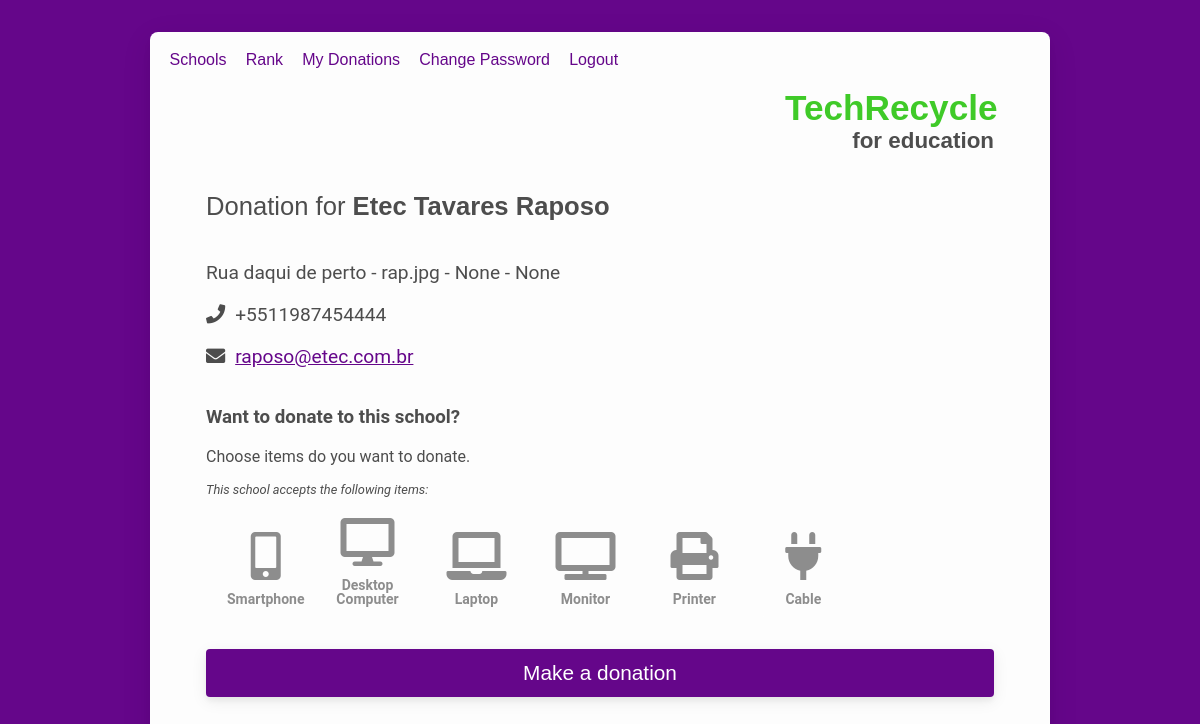
The app's page /school/2 (signed in), older data.
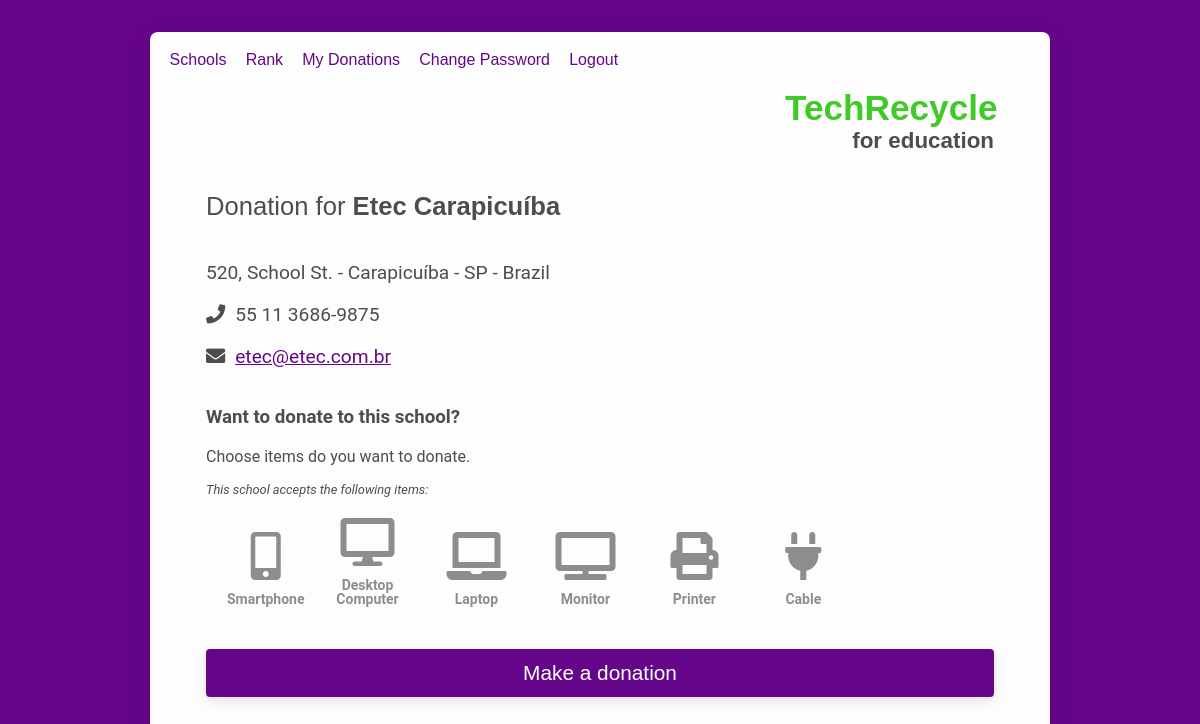
The same page, newer data.
### tables this page shows
CREATE TABLE "schools" (
	"id"	INTEGER,
	"name"	VARCHAR(255),
	"address"	VARCHAR(255),
	"city"	VARCHAR(255),
	"state"	VARCHAR(255),
	"country"	VARCHAR(255),
	"phone"	VARCHAR(20),
	"email"	VARCHAR(255),
	"password"	VARCHAR(255),
	"latitude"	Decimal(8, 6),
	"longitude"	Decimal(9, 6),
	"photo"	VARCHAR(255),
	PRIMARY KEY("id")
);

CREATE TABLE "school_items" (
	"id"	INTEGER,
	"school_id"	INTEGER NOT NULL,
	"item_id"	INTEGER NOT NULL,
	PRIMARY KEY("id" AUTOINCREMENT)
);

CREATE TABLE 'items' ( 'id' INTEGER PRIMARY KEY, 'name' VARCHAR(255), 'description' VARCHAR(255), 'icon' VARCHAR(255), 'scores' INTEGER );

### app.py (the view)
@app.route('/school/<schoolId>')
def ong(schoolId):
    if 'userId' in session:
        con = sql.connect(DATABASE)
        con.row_factory = sql.Row
        cursor = con.cursor()
        cursor.execute('SELECT * FROM `schools` WHERE id=?', [schoolId])
        school = cursor.fetchone()
        cursor.execute(
            'SELECT * FROM school_items INNER JOIN items ON items.id = school_items.item_id WHERE school_items.school_id=?', [schoolId])
        items = cursor.fetchall()
        return render_template('school.html', school=school, items=items)
    else:
        return redirect('/login')

### templates/school.html (shortened to what this page needs)
{% extends "layout.html" %} {% block link %}
<link rel="stylesheet" href="{{ url_for('static', filename='css/all.css') }}" />
{% endblock %} {% block pageTitle %} <span class="title">Donation for</span> {{
school['name'] }}{% endblock %} {% block content %}
<div id="school">
  <ul class="school-info">
    <li class="address">
      {{ school['address'] }} - {{ school['city'] }} - {{ school['state'] }} -
      {{ school['country'] }}
    </li>
    <li class="phone"><i class="fas fa-phone"> </i>{{ school['phone'] }}</li>
    <li class="email">
      <i class="fas fa-envelope"> </i
      ><a href="mailto:{{ school['email'] }}">{{ school['email'] }}</a>
    </li>
  </ul>
  <form action="/donate/{{ school['id'] }}" method="POST">
    <h3 class="marg-t marg-b">Want to donate to this school?</h3>
    <h4 class="marg-b normal">Choose items do you want to donate.</h4>
    <p class="descr">This school accepts the following items:</p>
    <div class="checks">
      <ul>
        {% for item in items %}
        <li>
          <label for="check-{{ item['name'] }}">
            <i class="fas {{ item['icon'] }} fa-3x">
              <h4 class="center">{{ item['name'] }}</h4>
            </i>
          </label>
        </li>
        {% endfor%}
      </ul>
    </div>
    <input type="submit" value="Make a donation" class="button solid" />
  </form>
</div>
{% endblock %}

### templates/layout.html (shortened to what this page needs)
<!DOCTYPE html>
<html lang="en">
  <head>
    <link
      rel="stylesheet"
      href="{{ url_for('static', filename='css/style.css') }}"
    />
    {% block link %} {% endblock %}
  </head>
  <body>
    <div id="wrapper">
      <header>
        <a href="/" class="full-brand">
          <h1 class="brand">TechRecycle</h1>
          <span>for education</span>
        </a>
        <nav>
          <ul>
            {% if session['userId'] and session['isSchool'] == undefined and
            session['isAdmin'] == undefined %}
            <li><a href="/schools">Schools</a></li>
            <li><a href="/rank">Rank</a></li>
            <li><a href="/history">My Donations</a></li>
            <li>
              <a href="/password">Change Password</a>
            </li>
            <li><a href="/logout">Logout</a></li>
            {% elif session['userId'] and session['isSchool'] and
            session['isAdmin'] == undefined %}
            <li><a href="/logout">Logout</a></li>
            {% elif session['userId'] and session['isSchool'] == undefined and
            session['isAdmin'] != undefined %}
            <li><a href="/admin">Home</a></li>
            <li><a href="/admin/add">Add school</a></li>
            <li><a href="/logout">Logout</a></li>
            {% endif %}
          </ul>
        </nav>
        <h2 class="page-title">{% block pageTitle %} {% endblock %}</h2>
      </header>
      <main>{% block content %} {% endblock %}</main>
    </div>
  </body>
</html>

### static/css/all.css (style rules this page uses)
.fa, .fas, .far, .fal, .fad, .fab { -moz-osx-font-smoothing: grayscale; -webkit-font-smoothing: antialiased; display: inline-block; font-style: normal; font-variant: normal; text-rendering: auto; line-height: 1; }
.fa-3x { font-size: 3em; }
.fa-desktop:before { content: "\f108"; }
.fa-envelope:before { content: "\f0e0"; }
.fa-laptop:before { content: "\f109"; }
.fa-mobile-alt:before { content: "\f3cd"; }
.fa-phone:before { content: "\f095"; }
.fa-plug:before { content: "\f1e6"; }
.fa-print:before { content: "\f02f"; }
.fa-tv:before { content: "\f26c"; }

Row changes from the older to the newer data that the page shows:
changed schools: name "Etec Tavares Raposo" → "Etec Carapicuíba"; address "Rua daqui de perto" → "520, School St."; city "rap.jpg" → "Carapicuíba"; state (not shown) → "SP"; country (not shown) → "Brazil"; phone "+5511987454444" → "55 11 3686-9875"; email "raposo@etec.com.br" → "etec@etec.com.br"
Text that changed along with them:
{{ school['state'] }}: "None" → (not shown)
{{ school['country'] }}: "None" → (not shown)
